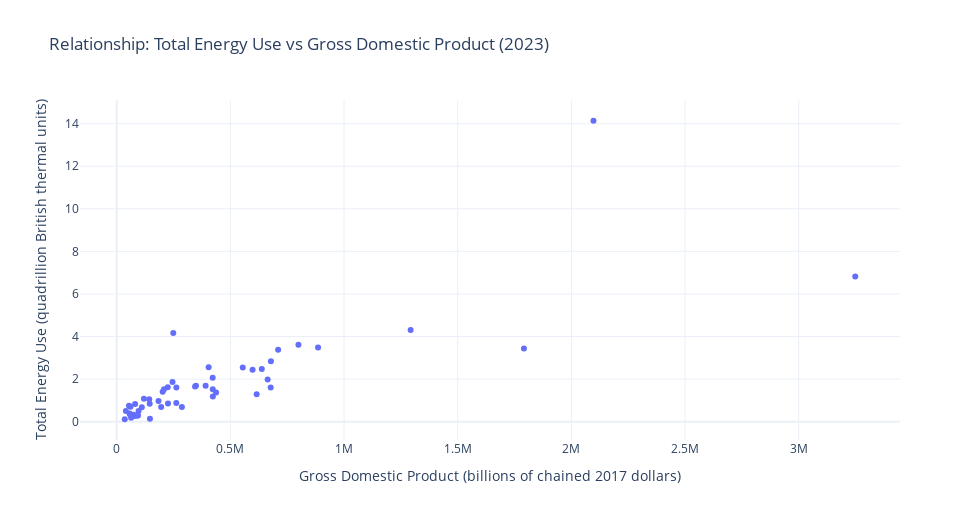
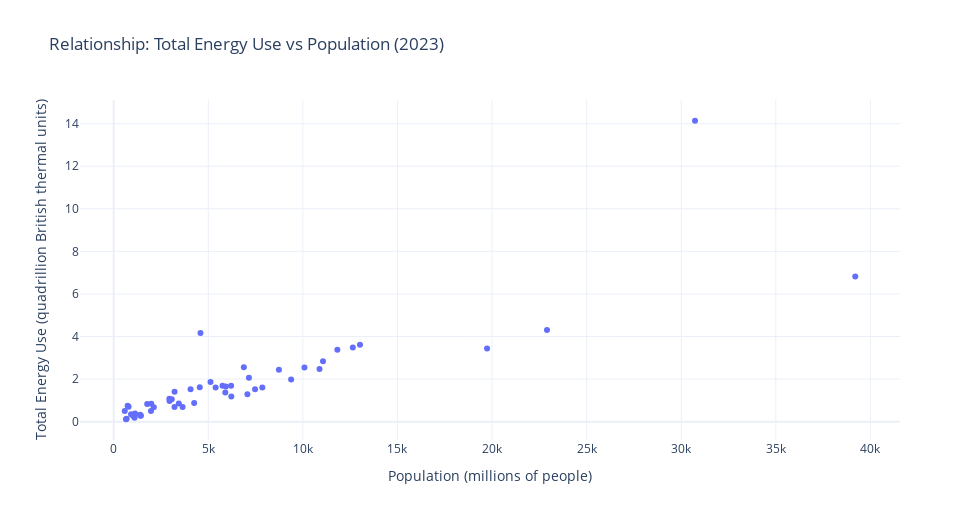
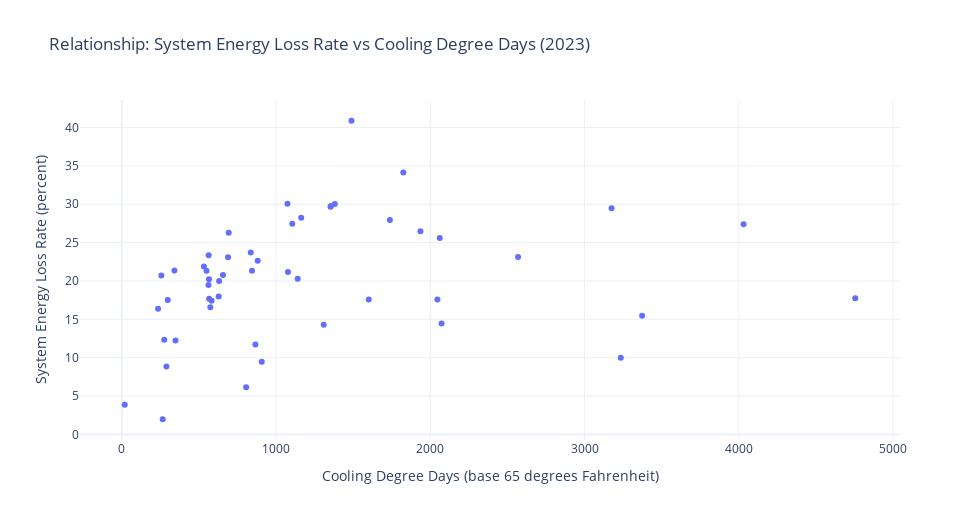
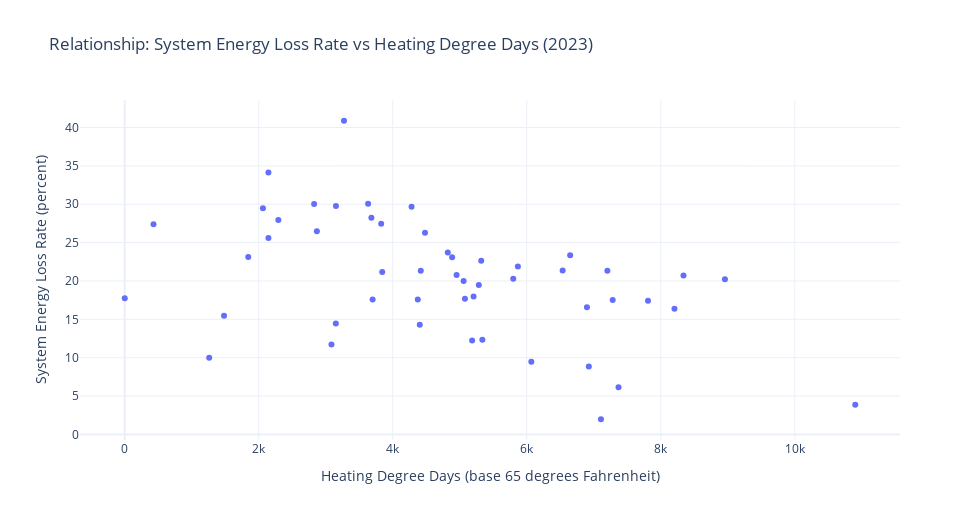

The code cell stored with these charts, in order, in its notebook:
### Markdown cell above
## Drivers: Cross-Section Relationships

### Code cell
latest = int(df_state["Year"].max())
cross = df_state[df_state["Year"]==latest].copy()

def scatter_xy(data, x, y, title, xlab, ylab):
    if PLOTLY_OK:
        fig = px.scatter(data.dropna(subset=[x,y]), x=x, y=y, hover_name="State",
                         title=title, labels={x:xlab, y:ylab})
        fig.show()
    else:
        import matplotlib.pyplot as plt
        d = data.dropna(subset=[x,y])
        plt.figure(figsize=(8,6))
        plt.scatter(d[x], d[y])
        for _, r in d.iterrows():
            plt.annotate(r["State"], (r[x], r[y]), fontsize=8)
        plt.title(title); plt.xlabel(xlab); plt.ylabel(ylab); plt.show()

if "Gross Domestic Product (billions of chained 2017 dollars)" in cross:
    scatter_xy(cross,
               "Gross Domestic Product (billions of chained 2017 dollars)", energy_col,
               f"Relationship: Total Energy Use vs Gross Domestic Product ({latest})",
               "Gross Domestic Product (billions of chained 2017 dollars)",
               "Total Energy Use (quadrillion British thermal units)")

if "Population (millions of people)" in cross:
    scatter_xy(cross,
               "Population (millions of people)", energy_col,
               f"Relationship: Total Energy Use vs Population ({latest})",
               "Population (millions of people)",
               "Total Energy Use (quadrillion British thermal units)")

if "Cooling Degree Days (base 65 degrees Fahrenheit)" in cross:
    scatter_xy(cross,
               "Cooling Degree Days (base 65 degrees Fahrenheit)", rate_col,
               f"Relationship: System Energy Loss Rate vs Cooling Degree Days ({latest})",
               "Cooling Degree Days (base 65 degrees Fahrenheit)",
               "System Energy Loss Rate (percent)")

if "Heating Degree Days (base 65 degrees Fahrenheit)" in cross:
    scatter_xy(cross,
               "Heating Degree Days (base 65 degrees Fahrenheit)", rate_col,
               f"Relationship: System Energy Loss Rate vs Heating Degree Days ({latest})",
               "Heating Degree Days (base 65 degrees Fahrenheit)",
               "System Energy Loss Rate (percent)")

### Figure 1 — Plotly figure (JSON) as saved in the notebook; plotly's stock layout.template omitted (floating-point values rounded to 4 significant figures)
{"data": [{"hovertemplate": "<b>%{hovertext}</b><br><br>Gross Domestic Product (billions of chained 2017 dollars)=%{x}<br>Total Energy Use (quadrillion British thermal units)=%{y}<extra></extra>", "hovertext": ["Alaska", "Alabama", "Arkansas", "Arizona", "California", "Colorado", "Connecticut", "District of Columbia", "Delaware", "Florida", "Georgia", "Hawaii", "Iowa", "Idaho", "Illinois", "Indiana", "Kansas", "Kentucky", "Louisiana", "Massachusetts", "Maryland", "Maine", "Michigan", "Minnesota", "Missouri", "Mississippi", "Montana", "North Carolina", "North Dakota", "Nebraska", "New Hampshire", "New Jersey", "New Mexico", "Nevada", "New York", "Ohio", "Oklahoma", "Oregon", "Pennsylvania", "Rhode Island", "South Carolina", "South Dakota", "Tennessee", "Texas", "Utah", "Virginia", "Vermont", "Washington", "Wisconsin", "West Virginia", "Wyoming"], "legendgroup": "", "marker": {"color": "#636efa", "symbol": "circle"}, "mode": "markers", "name": "", "orientation": "v", "showlegend": false, "type": "scatter", "x": [54060.0, 245400.0, 142900.0, 422400.0, 3249000.0, 437100.0, 286600.0, 146000.0, 78010.0, 1293000.0, 678200.0, 88610.0, 202100.0, 95900.0, 885700.0, 404300.0, 183800.0, 224400.0, 248600.0, 615500.0, 422900.0, 75200.0, 554300.0, 390900.0, 348500.0, 119500.0, 57370.0, 638100.0, 60350.0, 145000.0, 93470.0, 663900.0, 110300.0, 195400.0, 1791000.0, 709800.0, 207900.0, 262000.0, 799200.0, 63280.0, 262300.0, 57280.0, 422100.0, 2097000.0, 225500.0, 597600.0, 35240.0, 677200.0, 344600.0, 80800.0, 40210.0], "xaxis": "x", "y": [0.747, 1.86, 1.05, 1.527, 6.817, 1.368, 0.689, 0.1352, 0.2685, 4.302, 2.839, 0.2737, 1.405, 0.5053, 3.487, 2.556, 0.9734, 1.611, 4.167, 1.283, 1.183, 0.3286, 2.543, 1.689, 1.682, 1.074, 0.3822, 2.473, 0.7039, 0.8401, 0.2949, 1.982, 0.6805, 0.6894, 3.437, 3.381, 1.519, 0.875, 3.608, 0.183, 1.604, 0.3472, 2.058, 14.14, 0.854, 2.435, 0.1131, 1.603, 1.656, 0.8328, 0.4998], "yaxis": "y"}], "layout": {"height": 520, "legend": {"tracegroupgap": 0}, "title": {"text": "Relationship: Total Energy Use vs Gross Domestic Product (2023)"}, "width": 980, "xaxis": {"anchor": "y", "domain": [0, 1], "title": {"text": "Gross Domestic Product (billions of chained 2017 dollars)"}}, "yaxis": {"anchor": "x", "domain": [0, 1], "title": {"text": "Total Energy Use (quadrillion British thermal units)"}}}}

### Figure 2 — Plotly figure (JSON) as saved in the notebook; plotly's stock layout.template omitted (floating-point values rounded to 4 significant figures)
{"data": [{"hovertemplate": "<b>%{hovertext}</b><br><br>Population (millions of people)=%{x}<br>Total Energy Use (quadrillion British thermal units)=%{y}<extra></extra>", "hovertext": ["Alaska", "Alabama", "Arkansas", "Arizona", "California", "Colorado", "Connecticut", "District of Columbia", "Delaware", "Florida", "Georgia", "Hawaii", "Iowa", "Idaho", "Illinois", "Indiana", "Kansas", "Kentucky", "Louisiana", "Massachusetts", "Maryland", "Maine", "Michigan", "Minnesota", "Missouri", "Mississippi", "Montana", "North Carolina", "North Dakota", "Nebraska", "New Hampshire", "New Jersey", "New Mexico", "Nevada", "New York", "Ohio", "Oklahoma", "Oregon", "Pennsylvania", "Rhode Island", "South Carolina", "South Dakota", "Tennessee", "Texas", "Utah", "Virginia", "Vermont", "Washington", "Wisconsin", "West Virginia", "Wyoming"], "legendgroup": "", "marker": {"color": "#636efa", "symbol": "circle"}, "mode": "markers", "name": "", "orientation": "v", "showlegend": false, "type": "scatter", "x": [737.0, 5118.0, 3069.0, 7473.0, 39200.0, 5901.0, 3643.0, 687.0, 1036.0, 22900.0, 11060.0, 1441.0, 3218.0, 1971.0, 12640.0, 6880.0, 2952.0, 4551.0, 4588.0, 7067.0, 6217.0, 1400.0, 10080.0, 5753.0, 6208.0, 2943.0, 1131.0, 10880.0, 789.0, 1988.0, 1402.0, 9380.0, 2121.0, 3214.0, 19740.0, 11820.0, 4064.0, 4254.0, 13020.0, 1103.0, 5388.0, 918.0, 7148.0, 30730.0, 3443.0, 8735.0, 649.0, 7857.0, 5930.0, 1770.0, 585.0], "xaxis": "x", "y": [0.747, 1.86, 1.05, 1.527, 6.817, 1.368, 0.689, 0.1352, 0.2685, 4.302, 2.839, 0.2737, 1.405, 0.5053, 3.487, 2.556, 0.9734, 1.611, 4.167, 1.283, 1.183, 0.3286, 2.543, 1.689, 1.682, 1.074, 0.3822, 2.473, 0.7039, 0.8401, 0.2949, 1.982, 0.6805, 0.6894, 3.437, 3.381, 1.519, 0.875, 3.608, 0.183, 1.604, 0.3472, 2.058, 14.14, 0.854, 2.435, 0.1131, 1.603, 1.656, 0.8328, 0.4998], "yaxis": "y"}], "layout": {"height": 520, "legend": {"tracegroupgap": 0}, "title": {"text": "Relationship: Total Energy Use vs Population (2023)"}, "width": 980, "xaxis": {"anchor": "y", "domain": [0, 1], "title": {"text": "Population (millions of people)"}}, "yaxis": {"anchor": "x", "domain": [0, 1], "title": {"text": "Total Energy Use (quadrillion British thermal units)"}}}}

### Figure 3 — Plotly figure (JSON) as saved in the notebook; plotly's stock layout.template omitted (floating-point values rounded to 4 significant figures)
{"data": [{"hovertemplate": "<b>%{hovertext}</b><br><br>Cooling Degree Days (base 65 degrees Fahrenheit)=%{x}<br>System Energy Loss Rate (percent)=%{y}<extra></extra>", "hovertext": ["Alaska", "Alabama", "Arkansas", "Arizona", "California", "Colorado", "Connecticut", "District of Columbia", "Delaware", "Florida", "Georgia", "Hawaii", "Iowa", "Idaho", "Illinois", "Indiana", "Kansas", "Kentucky", "Louisiana", "Massachusetts", "Maryland", "Maine", "Michigan", "Minnesota", "Missouri", "Mississippi", "Montana", "North Carolina", "North Dakota", "Nebraska", "New Hampshire", "New Jersey", "New Mexico", "Nevada", "New York", "Ohio", "Oklahoma", "Oregon", "Pennsylvania", "Rhode Island", "South Carolina", "South Dakota", "Tennessee", "Texas", "Utah", "Virginia", "Vermont", "Washington", "Wisconsin", "West Virginia", "Wyoming"], "legendgroup": "", "marker": {"color": "#636efa", "symbol": "circle"}, "mode": "markers", "name": "", "orientation": "v", "showlegend": false, "type": "scatter", "x": [19.0, 2061.0, 1936.0, 3175.0, 866.0, 298.0, 631.0, 1489.0, 1077.0, 4031.0, 1738.0, 4755.0, 907.0, 574.0, 881.0, 836.0, 1601.0, 1163.0, 3235.0, 562.0, 1105.0, 289.0, 532.0, 582.0, 1353.0, 2569.0, 235.0, 1381.0, 565.0, 1140.0, 341.0, 844.0, 1309.0, 2046.0, 628.0, 689.0, 2073.0, 348.0, 656.0, 566.0, 1825.0, 806.0, 1356.0, 3373.0, 549.0, 1074.0, 265.0, 275.0, 563.0, 693.0, 256.0], "xaxis": "x", "y": [3.861, 25.6, 26.49, 29.49, 11.73, 17.52, 20.0, 40.88, 21.18, 27.39, 27.94, 17.74, 9.462, 16.58, 22.65, 23.7, 17.6, 28.25, 9.989, 19.48, 27.47, 8.842, 21.87, 17.44, 29.69, 23.14, 16.37, 30.02, 20.22, 20.28, 21.36, 21.32, 14.28, 17.6, 17.98, 23.1, 14.45, 12.23, 20.77, 17.67, 34.13, 6.148, 29.78, 15.48, 21.33, 30.05, 1.978, 12.34, 23.34, 26.28, 20.71], "yaxis": "y"}], "layout": {"height": 520, "legend": {"tracegroupgap": 0}, "title": {"text": "Relationship: System Energy Loss Rate vs Cooling Degree Days (2023)"}, "width": 980, "xaxis": {"anchor": "y", "domain": [0, 1], "title": {"text": "Cooling Degree Days (base 65 degrees Fahrenheit)"}}, "yaxis": {"anchor": "x", "domain": [0, 1], "title": {"text": "System Energy Loss Rate (percent)"}}}}

### Figure 4 — Plotly figure (JSON) as saved in the notebook; plotly's stock layout.template omitted (floating-point values rounded to 4 significant figures)
{"data": [{"hovertemplate": "<b>%{hovertext}</b><br><br>Heating Degree Days (base 65 degrees Fahrenheit)=%{x}<br>System Energy Loss Rate (percent)=%{y}<extra></extra>", "hovertext": ["Alaska", "Alabama", "Arkansas", "Arizona", "California", "Colorado", "Connecticut", "District of Columbia", "Delaware", "Florida", "Georgia", "Hawaii", "Iowa", "Idaho", "Illinois", "Indiana", "Kansas", "Kentucky", "Louisiana", "Massachusetts", "Maryland", "Maine", "Michigan", "Minnesota", "Missouri", "Mississippi", "Montana", "North Carolina", "North Dakota", "Nebraska", "New Hampshire", "New Jersey", "New Mexico", "Nevada", "New York", "Ohio", "Oklahoma", "Oregon", "Pennsylvania", "Rhode Island", "South Carolina", "South Dakota", "Tennessee", "Texas", "Utah", "Virginia", "Vermont", "Washington", "Wisconsin", "West Virginia", "Wyoming"], "legendgroup": "", "marker": {"color": "#636efa", "symbol": "circle"}, "mode": "markers", "name": "", "orientation": "v", "showlegend": false, "type": "scatter", "x": [10900.0, 2144.0, 2867.0, 2062.0, 3085.0, 7282.0, 5057.0, 3272.0, 3843.0, 429.0, 2292.0, 0.0, 6068.0, 6898.0, 5320.0, 4821.0, 4373.0, 3681.0, 1260.0, 5284.0, 3827.0, 6926.0, 5867.0, 7809.0, 4280.0, 1843.0, 8204.0, 2826.0, 8957.0, 5798.0, 6535.0, 4418.0, 4403.0, 3699.0, 5206.0, 4886.0, 3150.0, 5184.0, 4952.0, 5077.0, 2144.0, 7369.0, 3152.0, 1482.0, 7203.0, 3632.0, 7107.0, 5337.0, 6647.0, 4481.0, 8339.0], "xaxis": "x", "y": [3.861, 25.6, 26.49, 29.49, 11.73, 17.52, 20.0, 40.88, 21.18, 27.39, 27.94, 17.74, 9.462, 16.58, 22.65, 23.7, 17.6, 28.25, 9.989, 19.48, 27.47, 8.842, 21.87, 17.44, 29.69, 23.14, 16.37, 30.02, 20.22, 20.28, 21.36, 21.32, 14.28, 17.6, 17.98, 23.1, 14.45, 12.23, 20.77, 17.67, 34.13, 6.148, 29.78, 15.48, 21.33, 30.05, 1.978, 12.34, 23.34, 26.28, 20.71], "yaxis": "y"}], "layout": {"height": 520, "legend": {"tracegroupgap": 0}, "title": {"text": "Relationship: System Energy Loss Rate vs Heating Degree Days (2023)"}, "width": 980, "xaxis": {"anchor": "y", "domain": [0, 1], "title": {"text": "Heating Degree Days (base 65 degrees Fahrenheit)"}}, "yaxis": {"anchor": "x", "domain": [0, 1], "title": {"text": "System Energy Loss Rate (percent)"}}}}
